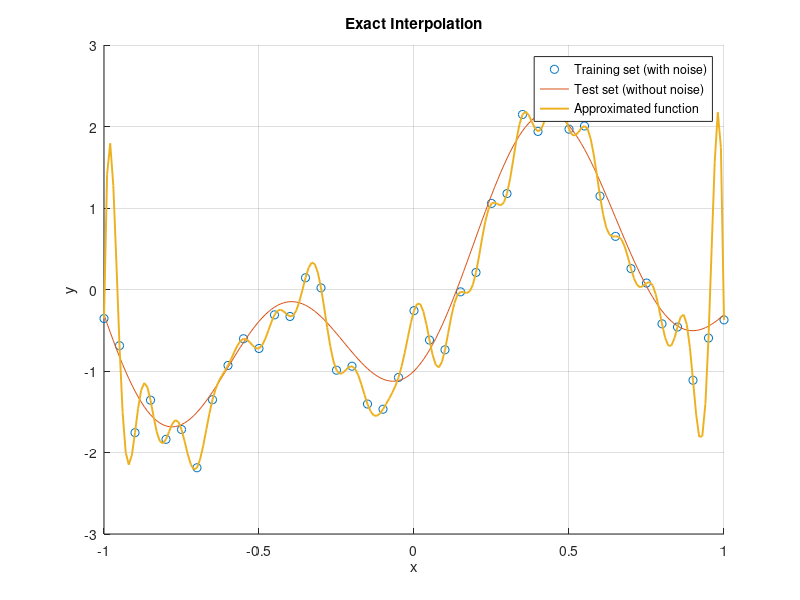

Write the MATLAB code that produced this figure. (Note: this script raises an error after producing the figure.)
clear 
clc
sigma = 0.1;
train_x=-1:0.05:1;
train_y=1.2*sin(pi*train_x)-cos(2.4*pi*train_x)+0.3*randn(1,41);
test_x=-1:0.01:1;
test_y=1.2*sin(pi*test_x)-cos(2.4*pi*test_x);
%% Calculate interpolation matrix and weights
r = abs(train_x' - train_x);
RBF = exp(-r.^2./0.02);
w = pinv(RBF)*train_y';
pred_y_train = (RBF*w)';
%% test
r = abs(test_x' - train_x);
RBF = exp(-r.^2./0.02);
pred_y_test = (RBF*w)';
%% Plot test set simulation
figure
hold on 
plot(train_x,train_y,'o')
plot(test_x,test_y)
xlabel('x'); ylabel('y'); title('Exact Interpolation'); 
plot(test_x,pred_y_test,'Linewidth',1.4);
grid;
legend('Training set (with noise)', 'Test set (without noise)','Approximated function');
%% Find sum of squared error (performace)
mse_test = mse(pred_y_test,test_y);
mse_train = mse(pred_y_train,train_y);

